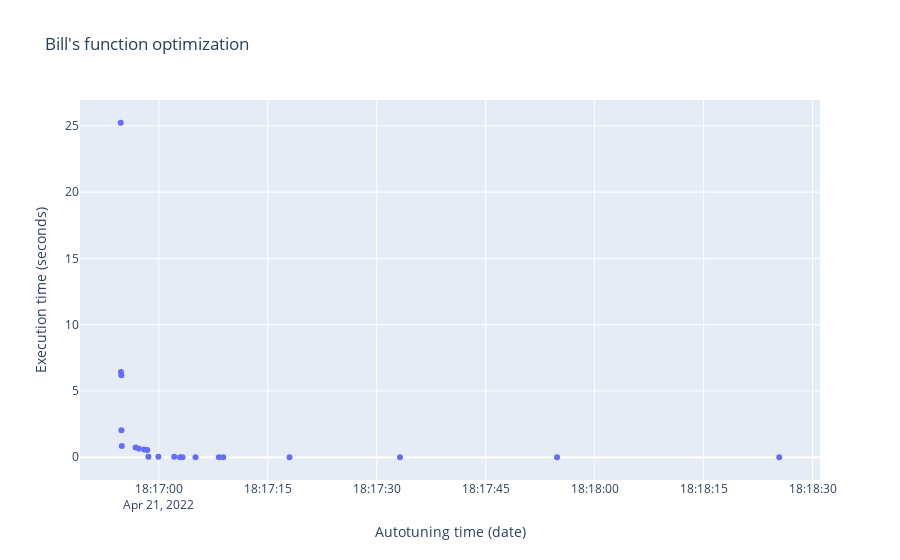

Write notebook code for a chart like this one.
### Code cell
layout = dict(
    title="Bill's function optimization",
    xaxis=dict(title="Autotuning time (date)"),
    yaxis=dict(title="Execution time (seconds)"),
)

fig = go.Figure(layout=layout)

fig.add_scatter(
    x=ddf["finish_time"],
    y=ddf["objective_result"],
    name="Finded minima",
    mode="markers",
)

### Figure 1 — Plotly figure (JSON) as saved in the notebook; plotly's stock layout.template omitted (floating-point values rounded to 4 significant figures)
{"data": [{"mode": "markers", "name": "Finded minima", "type": "scatter", "x": ["2022-04-21T18:16:54.762275", "2022-04-21T18:16:54.788561", "2022-04-21T18:16:54.840507", "2022-04-21T18:16:54.857094", "2022-04-21T18:16:54.904833", "2022-04-21T18:16:56.808002", "2022-04-21T18:16:57.272778", "2022-04-21T18:16:57.989100", "2022-04-21T18:16:58.416692", "2022-04-21T18:16:58.566593", "2022-04-21T18:16:59.945311", "2022-04-21T18:17:02.116486", "2022-04-21T18:17:02.930984", "2022-04-21T18:17:03.267667", "2022-04-21T18:17:05.053537", "2022-04-21T18:17:08.262626", "2022-04-21T18:17:08.870963", "2022-04-21T18:17:17.997559", "2022-04-21T18:17:33.198732", "2022-04-21T18:17:54.814185", "2022-04-21T18:18:25.406485"], "y": [25.23, 6.421, 6.177, 2.03, 0.8425, 0.7418, 0.638, 0.5868, 0.5379, 0.03532, 0.03337, 0.03134, 0.006253, 0.003672, 0.002295, 0.001573, 0.0008478, 0.0002337, 0.0001006, 3.757e-05, 8.976e-06]}], "layout": {"title": {"text": "Bill's function optimization"}, "xaxis": {"title": {"text": "Autotuning time (date)"}}, "yaxis": {"title": {"text": "Execution time (seconds)"}}}}
